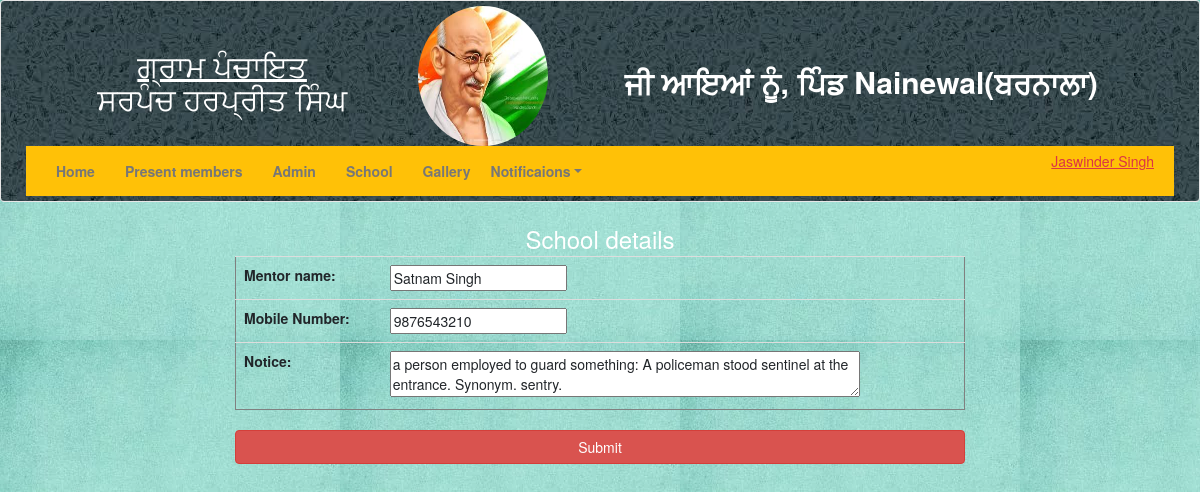
The page /edit/2 (signed in) on the database its author committed.
### app/models.py (models this page shows)
class School_admission(models.Model):
    mentor_name = models.CharField(max_length = 100, blank = False)
    mobile_Number = models.IntegerField(blank=False, null=True)
    notice = models.CharField(max_length = 100, blank = False)

### app/views.py (the view)
# urls.py: path('edit/<int:id>', views.edit, name ='edit'),
@login_required(login_url='/login/')
def edit(request, id):
    query = School_admission.objects.get(id=id)
    if request.method == 'POST':
        form = School_Admission_Form(request.POST, instance=query)
        if form.is_valid():
            form.save()
        return redirect('show_data')
    else:
        form = School_Admission_Form(instance=query)
    return render(request, 'blog/edit.html', {'form': form})

### app/forms.py
class School_Admission_Form(forms.ModelForm):
	class Meta:
		model = School_admission
		fields = ['mentor_name', 'mobile_Number', 'notice']
		widgets = {
		'notice' : forms.Textarea(attrs={
			'rows' : '2',
			'cols' : '60',
			'maxlength' : '100',
			}),
		}

### app/templates/blog/edit.html (shortened to what this page needs)
{% extends 'blog/base.html' %}
{% load staticfiles %}
{% block body %}
<div class="container">
  <div class="row justify-content-center">
    <div class="col-8">
      <div class="text-white row justify-content-center" style="font-size: 2vw;">School details</div>
        <form method = "post" enctype="multipart/form-data" action="">
        <table class="table" frame="box">
          {{form}}
        </table>
        <input type="submit" class="btn btn-danger btn-block" value="Submit">
        </form>
      </div>
    </div>
  </div>
{% endblock %}

### rows shown on the page
School_admission: mentor_name "Satnam Singh", mobile_Number "9876543210", notice "a person employed to guard something: A policeman stood sentinel at the entrance. Synonym. sentry."
